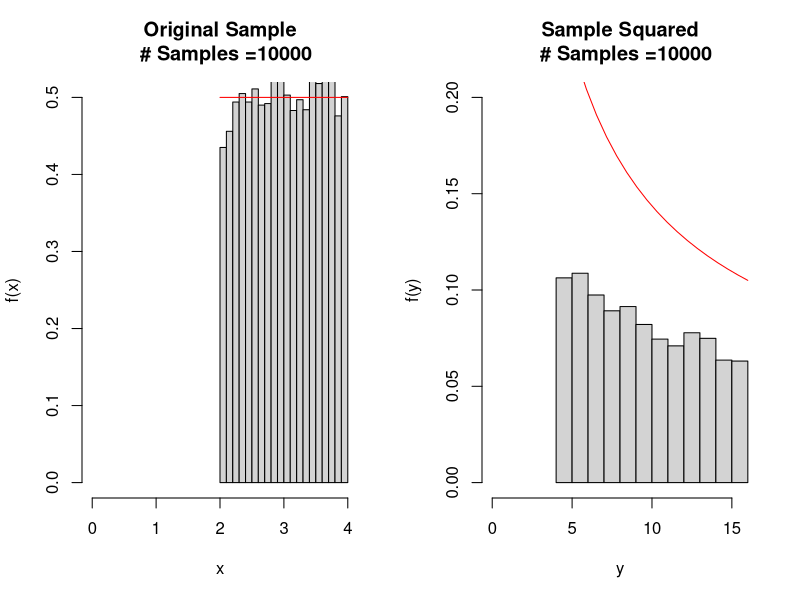
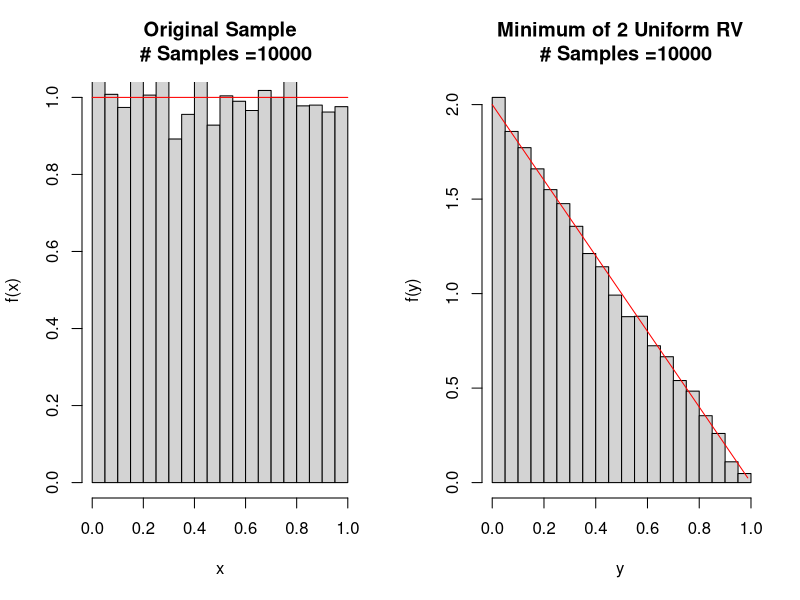

These figures' R source, in order:
#Generate Functions of Random Variables 

#Goal: Sample random variables, take functions of them and show
#      that the results match our calculations.

#########################################
# Part 1: Square a Uniform Distribution #
#########################################

#Determine the Number of Samples we will take.
NumSamples  = 10000

#What is the minimum and maximum range of our Uniform Distribution
MinValue = 2
MaxValue = 4 #<- Change: Copy Line 74

###################################################
# Sample a Uniformly Distributed Random Variables #
###################################################

sample1=runif(NumSamples,MinValue,MaxValue)

########################################
# Create PDF for Original Distribution #
########################################

numXCoords  = 20;
xRangeOrig  = seq(MinValue,MaxValue,length.out=numXCoords);
pdfOriginal = rep(1/2,numXCoords); #<- Change: Copy Line 90 Here.

###############################################################
# Change: Transform Samples and Calculate New Theoretical PDF #
###############################################################

#(1) Transform your samples
transformedSample = sample1^2; #<- Change this line

#(2) What is the PDF of your sample (as a function of x)
xRangeTransformed = seq(min(transformedSample),max(transformedSample),length.out=numXCoords);
pdfTransformed    = 2/3*xRangeTransformed^(-2/3)  #<- Change this line
  
####################################################
# Generate Histograms of our Sample and its Square #
####################################################

par(mfrow=c(1,2))    # set the plotting area into a 1*2 array

#Histogram of the Original Sample
plotTitle = paste("Original Sample\n \ # Samples =" , NumSamples,sep = "");
hist(sample1,probability= TRUE,
     xlab="x", ylab="f(x)",
     main=plotTitle,     
     xlim=c(0,max(xRangeOrig)),ylim=c(0,max(pdfOriginal)))
#Add the true original PDF
lines(xRangeOrig, pdfOriginal,col='red')

#Generate a Histogram of the Squares of the Samples 
plotTitle = paste("Sample Squared\n \ # Samples =" , NumSamples,sep = "");
hist(transformedSample,probability=TRUE,
     xlab="y", ylab="f(y)",
     main=plotTitle,xlim=c(0,max(xRangeTransformed)),ylim=c(0,0.20))
#Add the transformed PDF
lines(xRangeTransformed, pdfTransformed,col='red')

##########################################################
# Part 2: Maximum of Two Different Uniform Distributions #
##########################################################

#Determine the Number of Samples we will take.
NumSamples  = 10000

#What is the minimum and maximum range of our Uniform Distribution
MinValue = 0
MaxValue = 1 

###################################################
# Sample a Uniformly Distributed Random Variables #
###################################################

sample1=runif(NumSamples,MinValue,MaxValue)
sample2=runif(NumSamples,MinValue,MaxValue)  
#<- Change this line

########################################
# Create PDF for Original Distribution #
########################################

numXCoords  = 10;
xRange      = seq(MinValue,MaxValue,length.out=numXCoords);
pdfOriginal = rep(1/1,numXCoords); 

###############################################################
# Change: Transform Samples and Calculate New Theoretical PDF #
###############################################################

#(1) Transform your samples (note there is also a pmax to take the max)
sampleExtreme = pmin(sample1,sample2) #<- Change this line

#(2) What is the PDF of your sample (you need to calculate)
xRangeExtreme = seq(min(sampleExtreme),max(sampleExtreme),length.out=numXCoords);
pdfExtreme     = 2*(1-xRangeExtreme) #<- Change this line 

####################################################
# Generate Histograms of our Sample and its Square #
####################################################

par(mfrow=c(1,2))    # set the plotting area into a 1*2 array

#Histogram of the Original Sample
plotTitle = paste("Original Sample\n \ # Samples =" , NumSamples,sep = "");
hist(sample1,probability= TRUE,
     xlab="x", ylab="f(x)",
     main=plotTitle,
     xlim=c(0,max(sample1)),ylim=c(0,max(pdfOriginal)))
#Add the True PDF
lines(xRange,pdfOriginal,col='red')

#Generate a Histogram of the Squares of the Samples
plotTitle = paste("Minimum of 2 Uniform RV\n \ # Samples =" , NumSamples,sep = "");
hist(sampleExtreme,probability=TRUE,
     xlab="y", ylab="f(y)",
     main=plotTitle,
     xlim=c(0,max(xRangeExtreme)))
#Add your Calculated PDF
lines(xRangeExtreme, pdfExtreme,col='red')



